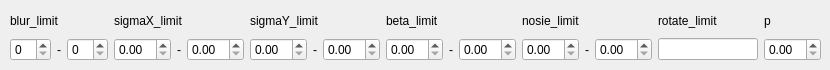
         <widget class="QWidget" name="advancedblur">
          <attribute name="title">
           <string>AdvancedBlur</string>
          </attribute>
          <widget class="QWidget" name="gridLayoutWidget_8">
           <property name="geometry">
            <rect>
             <x>10</x>
             <y>10</y>
             <width>811</width>
             <height>51</height>
            </rect>
           </property>
           <layout class="QGridLayout" name="gridLayout_8">
            <item row="1" column="1">
             <layout class="QHBoxLayout" name="horizontalLayout_6">
              <item>
               <widget class="QDoubleSpinBox" name="sb_ab_sigmax_l"/>
              </item>
              <item>
               <widget class="QLabel" name="label_17">
                <property name="layoutDirection">
                 <enum>Qt::LeftToRight</enum>
                </property>
                <property name="text">
                 <string>-</string>
                </property>
                <property name="alignment">
                 <set>Qt::AlignCenter</set>
                </property>
               </widget>
              </item>
              <item>
               <widget class="QDoubleSpinBox" name="sb_ab_sigmax_h"/>
              </item>
             </layout>
            </item>
            <item row="0" column="4">
             <widget class="QLabel" name="label_24">
              <property name="text">
               <string>nosie_limit</string>
              </property>
             </widget>
            </item>
            <item row="1" column="3">
             <layout class="QHBoxLayout" name="horizontalLayout_9">
              <item>
               <widget class="QDoubleSpinBox" name="sb_ab_beta_limit_l"/>
              </item>
              <item>
               <widget class="QLabel" name="label_23">
                <property name="layoutDirection">
                 <enum>Qt::LeftToRight</enum>
                </property>
                <property name="text">
                 <string>-</string>
                </property>
                <property name="alignment">
                 <set>Qt::AlignCenter</set>
                </property>
               </widget>
              </item>
              <item>
               <widget class="QDoubleSpinBox" name="sb_ab_beta_limit_h"/>
              </item>
             </layout>
            </item>
            <item row="1" column="0">
             <layout class="QHBoxLayout" name="horizontalLayout_2">
              <item>
               <widget class="QSpinBox" name="sb_advancedblur_blur_l"/>
              </item>
              <item>
               <widget class="QLabel" name="label_2">
                <property name="layoutDirection">
                 <enum>Qt::LeftToRight</enum>
                </property>
                <property name="text">
                 <string>-</string>
                </property>
                <property name="alignment">
                 <set>Qt::AlignCenter</set>
                </property>
               </widget>
              </item>
              <item>
               <widget class="QSpinBox" name="sb_advancedblur_blur_h"/>
              </item>
             </layout>
            </item>
            <item row="0" column="0">
             <widget class="QLabel" name="label">
              <property name="text">
               <string>blur_limit</string>
              </property>
             </widget>
            </item>
            <item row="1" column="2">
             <layout class="QHBoxLayout" name="horizontalLayout_7">
              <item>
               <widget class="QDoubleSpinBox" name="sb_ab_sigmay_l"/>
              </item>
              <item>
               <widget class="QLabel" name="label_19">
                <property name="layoutDirection">
                 <enum>Qt::LeftToRight</enum>
                </property>
                <property name="text">
                 <string>-</string>
                </property>
                <property name="alignment">
                 <set>Qt::AlignCenter</set>
                </property>
               </widget>
              </item>
              <item>
               <widget class="QDoubleSpinBox" name="sb_ab_sigmay_h"/>
              </item>
             </layout>
            </item>
            <item row="0" column="2">
             <widget class="QLabel" name="label_18">
              <property name="text">
               <string>sigmaY_limit</string>
              </property>
             </widget>
            </item>
            <item row="1" column="4">
             <layout class="QHBoxLayout" name="horizontalLayout_8">
              <item>
               <widget class="QDoubleSpinBox" name="le_ab_noise_limit_l"/>
              </item>
              <item>
               <widget class="QLabel" name="label_21">
                <property name="layoutDirection">
                 <enum>Qt::LeftToRight</enum>
                </property>
                <property name="text">
                 <string>-</string>
                </property>
                <property name="alignment">
                 <set>Qt::AlignCenter</set>
                </property>
               </widget>
              </item>
              <item>
               <widget class="QDoubleSpinBox" name="le_ab_noise_limit_h"/>
              </item>
             </layout>
            </item>
            <item row="0" column="3">
             <widget class="QLabel" name="label_22">
              <property name="text">
               <string>beta_limit</string>
              </property>
             </widget>
            </item>
            <item row="0" column="1">
             <widget class="QLabel" name="label_16">
              <property name="text">
               <string>sigmaX_limit</string>
              </property>
             </widget>
            </item>
            <item row="0" column="5">
             <widget class="QLabel" name="label_20">
              <property name="text">
               <string>rotate_limit</string>
              </property>
             </widget>
            </item>
            <item row="1" column="5">
             <widget class="QLineEdit" name="le_ab_rotate_limit"/>
            </item>
            <item row="0" column="6">
             <widget class="QLabel" name="label_3">
              <property name="text">
               <string>p</string>
              </property>
             </widget>
            </item>
            <item row="1" column="6">
             <widget class="QDoubleSpinBox" name="sb_advancedblur_p"/>
            </item>
           </layout>
          </widget>
         </widget>
